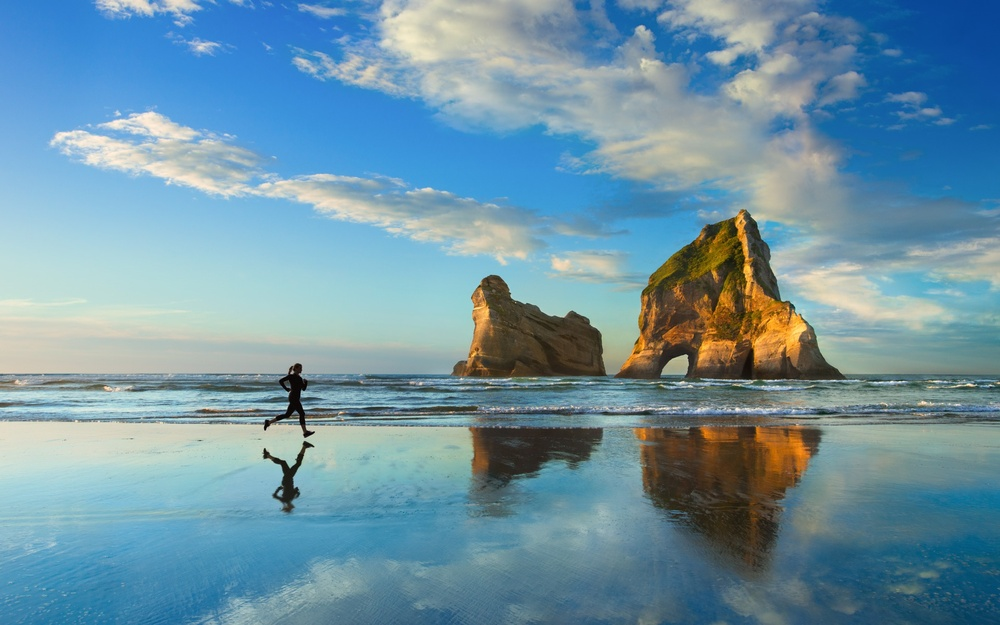
#> input picture Colour conversion and geometric transformations/Resources_1.2/img1.jpg, 1000 x 625 px, shrunk from 1920 x 1200 before the run, found by its file name
$ python Task1.3C.py
#> lines starting #> are read from the running program, lines starting #| are printed output that depends on the picture
import numpy as np
import cv2 as cv
from matplotlib import pyplot as plt

img = cv.imread('/Users/johnathontoh/Desktop/SIT789 - Applications of Computer Vision and Speech Processing/Week 1/Task 1.3C/img1.jpg')
#> img is the input picture: shape (625, 1000, 3); mean B, G, R 164.3, 148, 111.1

#[0] for blue channel
# Green and red channel can be set to [1] and [2] respectively.
hist_blue = cv.calcHist([img],[0],None,[256],[0,256])
#> hist_blue = 256 values, max 9859 at index 217, min 0 at index 250, mean 2441.4
plt.plot(hist_blue, label = 'blue channel', color = 'b')
plt.legend(loc="upper left")
plt.xlim([0,256])

# Green channel
hist_green = cv.calcHist([img],[1],None,[256],[0,256])
#> hist_green = 256 values, max 6362 at index 142, min 0 at index 245, mean 2441.4
plt.plot(hist_green, label = 'green channel', color = 'g')
plt.legend(loc="upper left")
plt.xlim([0,256])

# Red channel
hist_red = cv.calcHist([img],[2],None,[256],[0,256])
#> hist_red = 256 values, max 6287 at index 57, min 13 at index 1, mean 2441.4
plt.plot(hist_red, label = 'red channel', color = 'r')
plt.legend(loc="upper left")
plt.xlim([0,256])
plt.show()
#> figure, not shown here; curve peaks at x = 217, y = 9859; curve peaks at x = 142, y = 6362; curve peaks at x = 57, y = 6287

# grayscale is used for intensity
img_gray = cv.cvtColor(img, cv.COLOR_BGR2GRAY)
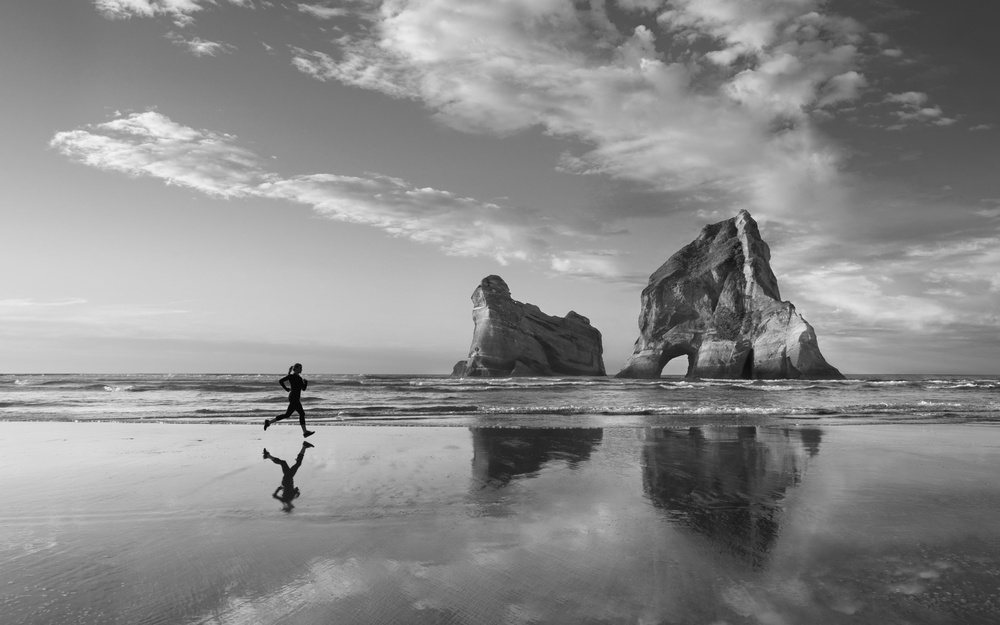
#> img_gray: shape (625, 1000); min 0, max 247, mean 138.8
hist_gray = cv.calcHist([img_gray],[0],None,[256],[0,256])
#> hist_gray = 256 values, max 6552 at index 124, min 0 at index 245, mean 2441.4
plt.plot(hist_gray, label = 'intensity',)
plt.legend(loc="upper left")
plt.xlim([0,256])
plt.show()
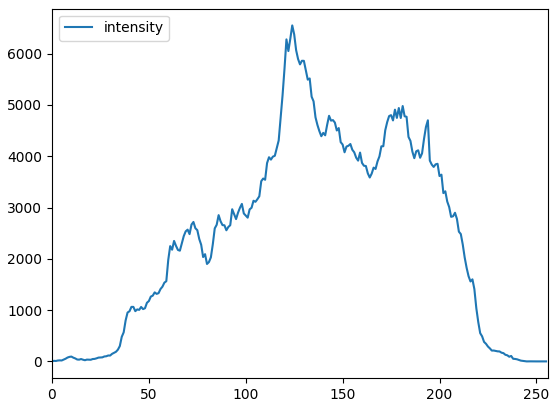
#> figure drawn by matplotlib, 1 panel; curve peaks at x = 124, y = 6552

# summation of all the calculations
def getCummulativeDis(hist):
    c = [] #cummulative distribution
    s=0
    for i in range(0, len(hist)):
        s = s + hist[i]
        c.append(s)
#> this loop made 256 passes
#> s on passes 1 to 3: [1], [12], [20]
#> after the loop, c = 256 items, first 6: [1], [12], [20], [37], [57], [75]; s = [625000]
    return c

# it shows that there are no equalisation as there is no straight line
c = getCummulativeDis(hist_gray)
plt.plot(c, label = 'initial cummulative distribution', color = 'r')
plt.legend(loc="upper left")
plt.xlim([0,256])
plt.show()
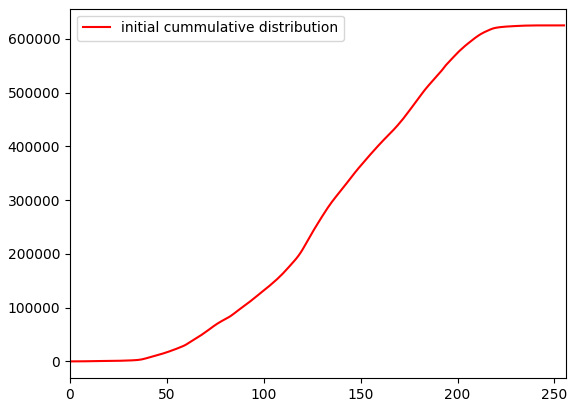
#> figure drawn by matplotlib, 1 panel; curve peaks at x = 247, y = 625000

"""
cv.calcHist(images, channels, mask, histSize, ranges[, hist[, accumulate]])

images : it is the source image of type uint8 or float32. it should be given in square brackets, ie, "[img]".

channels : it is also given in square brackets. It is the index of channel for which we calculate histogram.
            For example, if input is grayscale image, its value is [0].
            For color image, you can pass [0], [1] or [2] to calculate histogram of blue, green or red channel respectively.

mask : mask image. To find histogram of full image, it is given as "None".
        But if you want to find histogram of particular region of image, you have to create a mask image for that and give it as mask.

histSize : this represents our BIN count. Need to be given in square brackets. For full scale, we pass [256].

ranges : this is our RANGE. Normally, it is [0,256].
"""

# apply histogram euqualisation on img_gray
img_equ = cv.equalizeHist(img_gray)
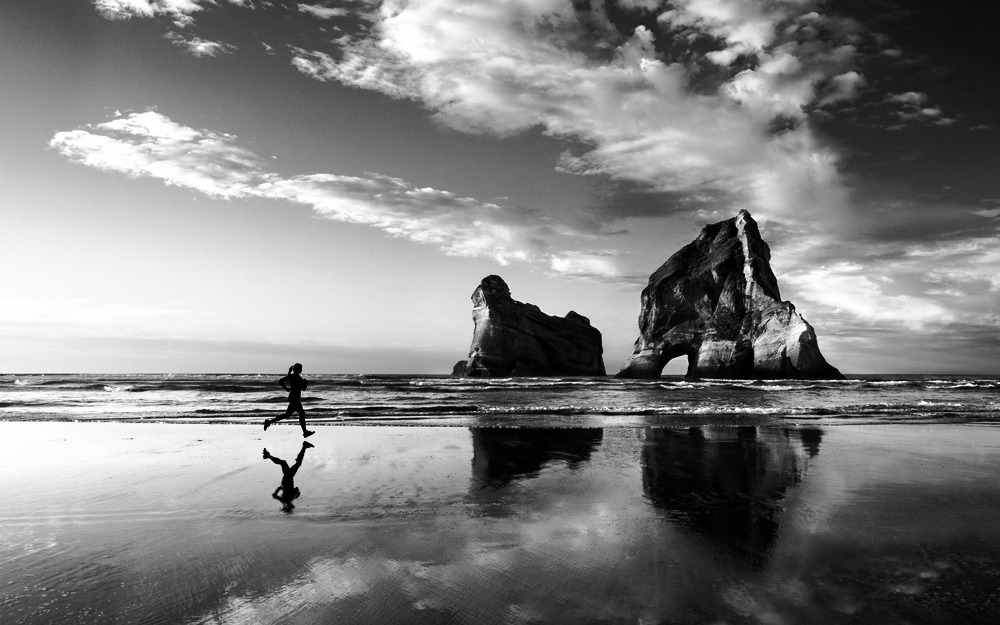
#> img_equ: shape (625, 1000); min 0, max 255, mean 128.3
hist_equ = cv.calcHist([img_equ],[0],None,[256],[0,256])
#> hist_equ = 256 values, max 6552 at index 95, min 0 at index 25, mean 2441.4
plt.plot(hist_equ, label = 'histogram euqualisation on intensity' )
plt.legend(loc="upper left")
plt.xlim([0,256])
plt.show()
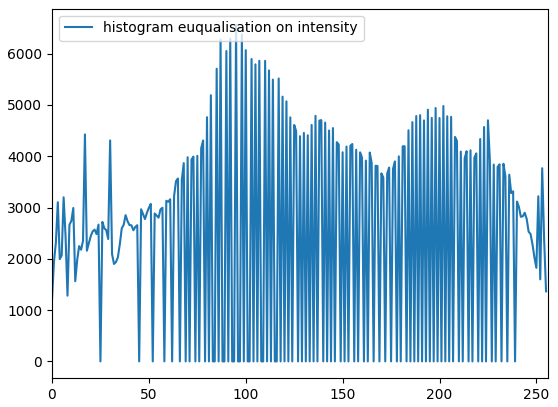
#> figure drawn by matplotlib, 1 panel; curve peaks at x = 95, y = 6552

# calculate and plot the cummulative distribution of intensity of img_equ
c_equ = getCummulativeDis(hist_equ)
#> the loop in getCummulativeDis (call 2), `for i in range(0, len(hist)):` made 256 passes
#> s on passes 1 to 3: [1206], [3139], [5458]
#> c_equ = 256 items, first 6: [1206], [3139], [5458], [8562], [10556], [12623]
plt.plot(c_equ, label = 'cummulative distribution after histogram equalisation', color = 'r')
plt.legend(loc="upper left")
plt.xlim([0,256])
plt.show()
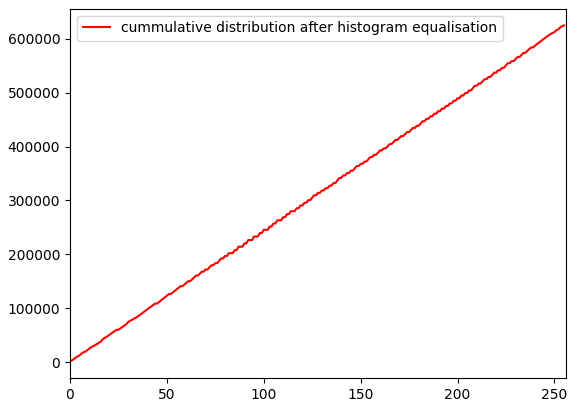
#> figure drawn by matplotlib, 1 panel; curve peaks at x = 255, y = 625000

#stacking images side-by-side
img_equalisation = np.hstack((img_gray, img_equ))
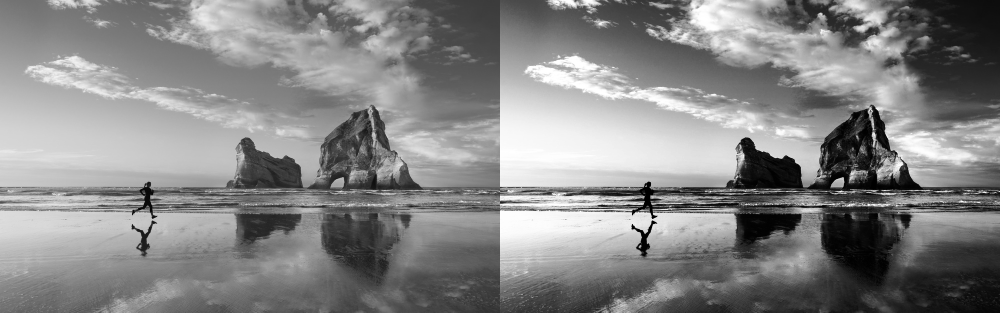
#> img_equalisation: shape (625, 2000) (shown at 1/2 size); min 0, max 255, mean 133.6
#writing the stacked image to file
cv.imwrite('/Users/johnathontoh/Desktop/SIT789 - Applications of Computer Vision and Speech Processing/Week 1/Task 1.3C/img_equalisation.png', img_equalisation)
